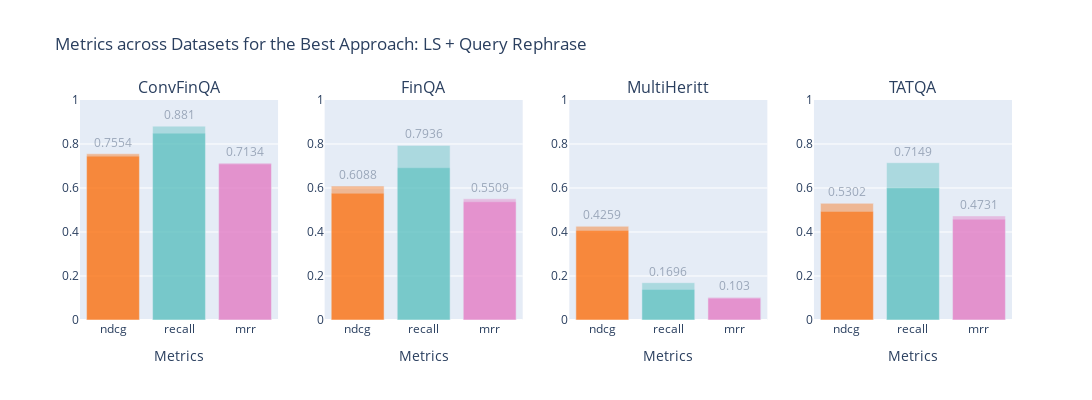

The code cell stored with this chart in its notebook:
### Markdown cell above
Plot the best approach overall, that appears to be the long summary with the query rephrase, to see the comparison of performances over the datasets

### Code cell
plot_one_approach(df_results_qr, "LS + Query Rephrase")

### Figure 1 — Plotly figure (JSON) as saved in the notebook; plotly's stock layout.template omitted (floating-point values rounded to 4 significant figures)
{"data": [{"marker": {"color": "#fc6a03"}, "opacity": 0.6, "type": "bar", "x": ["ndcg"], "xaxis": "x", "y": [0.7445], "yaxis": "y"}, {"marker": {"color": "#fc6a03"}, "opacity": 0.6, "type": "bar", "x": ["ndcg"], "xaxis": "x2", "y": [0.576], "yaxis": "y2"}, {"marker": {"color": "#fc6a03"}, "opacity": 0.6, "type": "bar", "x": ["ndcg"], "xaxis": "x3", "y": [0.4067], "yaxis": "y3"}, {"marker": {"color": "#fc6a03"}, "opacity": 0.6, "type": "bar", "x": ["ndcg"], "xaxis": "x4", "y": [0.4935], "yaxis": "y4"}, {"marker": {"color": "#fc6a03"}, "opacity": 0.4, "text": ["0.7554"], "textposition": "outside", "type": "bar", "x": ["ndcg"], "xaxis": "x", "y": [0.7554], "yaxis": "y"}, {"marker": {"color": "#fc6a03"}, "opacity": 0.4, "text": ["0.6088"], "textposition": "outside", "type": "bar", "x": ["ndcg"], "xaxis": "x2", "y": [0.6088], "yaxis": "y2"}, {"marker": {"color": "#fc6a03"}, "opacity": 0.4, "text": ["0.4259"], "textposition": "outside", "type": "bar", "x": ["ndcg"], "xaxis": "x3", "y": [0.4259], "yaxis": "y3"}, {"marker": {"color": "#fc6a03"}, "opacity": 0.4, "text": ["0.5302"], "textposition": "outside", "type": "bar", "x": ["ndcg"], "xaxis": "x4", "y": [0.5302], "yaxis": "y4"}, {"marker": {"color": "#55bebd"}, "opacity": 0.6, "type": "bar", "x": ["recall"], "xaxis": "x", "y": [0.8492], "yaxis": "y"}, {"marker": {"color": "#55bebd"}, "opacity": 0.6, "type": "bar", "x": ["recall"], "xaxis": "x2", "y": [0.6919], "yaxis": "y2"}, {"marker": {"color": "#55bebd"}, "opacity": 0.6, "type": "bar", "x": ["recall"], "xaxis": "x3", "y": [0.1384], "yaxis": "y3"}, {"marker": {"color": "#55bebd"}, "opacity": 0.6, "type": "bar", "x": ["recall"], "xaxis": "x4", "y": [0.6004], "yaxis": "y4"}, {"marker": {"color": "#55bebd"}, "opacity": 0.4, "text": ["0.881"], "textposition": "outside", "type": "bar", "x": ["recall"], "xaxis": "x", "y": [0.881], "yaxis": "y"}, {"marker": {"color": "#55bebd"}, "opacity": 0.4, "text": ["0.7936"], "textposition": "outside", "type": "bar", "x": ["recall"], "xaxis": "x2", "y": [0.7936], "yaxis": "y2"}, {"marker": {"color": "#55bebd"}, "opacity": 0.4, "text": ["0.1696"], "textposition": "outside", "type": "bar", "x": ["recall"], "xaxis": "x3", "y": [0.1696], "yaxis": "y3"}, {"marker": {"color": "#55bebd"}, "opacity": 0.4, "text": ["0.7149"], "textposition": "outside", "type": "bar", "x": ["recall"], "xaxis": "x4", "y": [0.7149], "yaxis": "y4"}, {"marker": {"color": "#e377c2"}, "opacity": 0.6, "type": "bar", "x": ["mrr"], "xaxis": "x", "y": [0.7086], "yaxis": "y"}, {"marker": {"color": "#e377c2"}, "opacity": 0.6, "type": "bar", "x": ["mrr"], "xaxis": "x2", "y": [0.5374], "yaxis": "y2"}, {"marker": {"color": "#e377c2"}, "opacity": 0.6, "type": "bar", "x": ["mrr"], "xaxis": "x3", "y": [0.0987], "yaxis": "y3"}, {"marker": {"color": "#e377c2"}, "opacity": 0.6, "type": "bar", "x": ["mrr"], "xaxis": "x4", "y": [0.4582], "yaxis": "y4"}, {"marker": {"color": "#e377c2"}, "opacity": 0.4, "text": ["0.7134"], "textposition": "outside", "type": "bar", "x": ["mrr"], "xaxis": "x", "y": [0.7134], "yaxis": "y"}, {"marker": {"color": "#e377c2"}, "opacity": 0.4, "text": ["0.5509"], "textposition": "outside", "type": "bar", "x": ["mrr"], "xaxis": "x2", "y": [0.5509], "yaxis": "y2"}, {"marker": {"color": "#e377c2"}, "opacity": 0.4, "text": ["0.103"], "textposition": "outside", "type": "bar", "x": ["mrr"], "xaxis": "x3", "y": [0.103], "yaxis": "y3"}, {"marker": {"color": "#e377c2"}, "opacity": 0.4, "text": ["0.4731"], "textposition": "outside", "type": "bar", "x": ["mrr"], "xaxis": "x4", "y": [0.4731], "yaxis": "y4"}], "layout": {"annotations": [{"font": {"size": 16}, "showarrow": false, "text": "ConvFinQA", "x": 0.1062, "xanchor": "center", "xref": "paper", "y": 1, "yanchor": "bottom", "yref": "paper"}, {"font": {"size": 16}, "showarrow": false, "text": "FinQA", "x": 0.3688, "xanchor": "center", "xref": "paper", "y": 1, "yanchor": "bottom", "yref": "paper"}, {"font": {"size": 16}, "showarrow": false, "text": "MultiHeritt", "x": 0.6313, "xanchor": "center", "xref": "paper", "y": 1, "yanchor": "bottom", "yref": "paper"}, {"font": {"size": 16}, "showarrow": false, "text": "TATQA", "x": 0.8938, "xanchor": "center", "xref": "paper", "y": 1, "yanchor": "bottom", "yref": "paper"}], "barmode": "overlay", "height": 400, "showlegend": false, "title": {"text": "Metrics across Datasets for the Best Approach: LS + Query Rephrase"}, "width": 1300, "xaxis": {"anchor": "y", "domain": [0, 0.2125], "title": {"text": "Metrics"}}, "xaxis2": {"anchor": "y2", "domain": [0.2625, 0.475], "title": {"text": "Metrics"}}, "xaxis3": {"anchor": "y3", "domain": [0.525, 0.7375], "title": {"text": "Metrics"}}, "xaxis4": {"anchor": "y4", "domain": [0.7875, 1], "title": {"text": "Metrics"}}, "yaxis": {"anchor": "x", "domain": [0, 1], "range": [0, 1], "showticklabels": true}, "yaxis2": {"anchor": "x2", "domain": [0, 1], "matches": "y", "range": [0, 1], "showticklabels": true}, "yaxis3": {"anchor": "x3", "domain": [0, 1], "matches": "y", "range": [0, 1], "showticklabels": true}, "yaxis4": {"anchor": "x4", "domain": [0, 1], "matches": "y", "range": [0, 1], "showticklabels": true}}}
